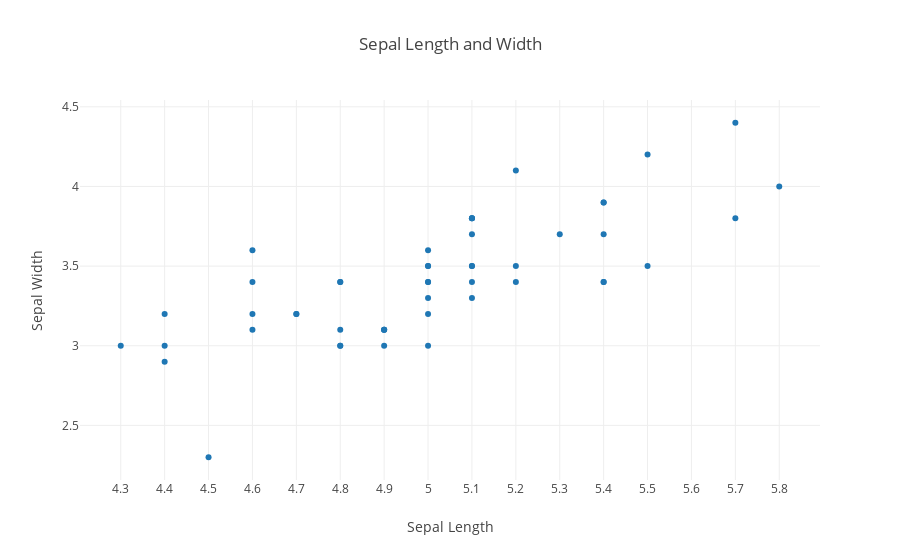

Notebook cell for this chart:
### Code cell
pyo.iplot(fig)

### Figure 1 — Plotly figure (JSON) as saved in the notebook; plotly's stock layout.template omitted (floating-point values rounded to 4 significant figures)
{"data": [{"mode": "markers", "name": "Iris-setosa", "type": "scatter", "uid": "141c5673-dc15-4b13-9ae6-14e8b4fe9451", "x": [5.1, 4.9, 4.7, 4.6, 5, 5.4, 4.6, 5, 4.4, 4.9, 5.4, 4.8, 4.8, 4.3, 5.8, 5.7, 5.4, 5.1, 5.7, 5.1, 5.4, 5.1, 4.6, 5.1, 4.8, 5, 5, 5.2, 5.2, 4.7, 4.8, 5.4, 5.2, 5.5, 4.9, 5, 5.5, 4.9, 4.4, 5.1, 5, 4.5, 4.4, 5, 5.1, 4.8, 5.1, 4.6, 5.3, 5], "y": [3.5, 3, 3.2, 3.1, 3.6, 3.9, 3.4, 3.4, 2.9, 3.1, 3.7, 3.4, 3, 3, 4, 4.4, 3.9, 3.5, 3.8, 3.8, 3.4, 3.7, 3.6, 3.3, 3.4, 3, 3.4, 3.5, 3.4, 3.2, 3.1, 3.4, 4.1, 4.2, 3.1, 3.2, 3.5, 3.1, 3, 3.4, 3.5, 2.3, 3.2, 3.5, 3.8, 3, 3.8, 3.2, 3.7, 3.3]}], "layout": {"title": "Sepal Length and Width", "xaxis": {"dtick": 0.1, "title": "Sepal Length"}, "yaxis": {"title": "Sepal Width"}}}
